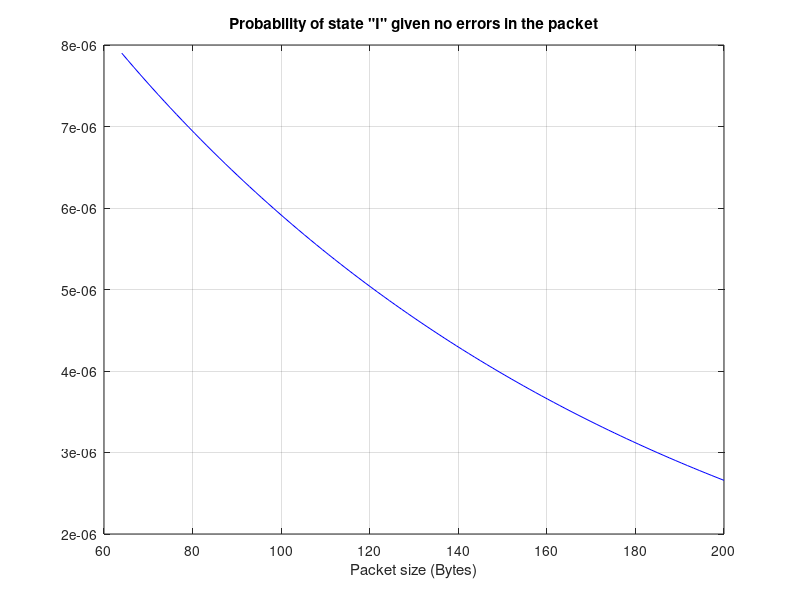

Write MATLAB code to recreate this figure.
%% 4.a
% Determine  the  probability  of  the  link  being  in  the  normal  state  and  in  the  interference state.

p1 = 1 / (1 + 8/600 + 8/600 * 5/200 + 8/600 * 5/200 * 2/50 + 8/600 * 5/200 * 2/50 * 1/5);
p2 = 8/600 / (1 + 8/600 + 8/600 * 5/200 + 8/600 * 5/200 * 2/50 + 8/600 * 5/200 * 2/50 * 1/5);
p3 = 8/600 * 5/200 / (1 + 8/600 + 8/600 * 5/200 + 8/600 * 5/200 * 2/50 + 8/600 * 5/200 * 2/50 * 1/5);
p4 = 8/600 * 5/200 * 2/50 / (1 + 8/600 + 8/600 * 5/200 + 8/600 * 5/200 * 2/50 + 8/600 * 5/200 * 2/50 * 1/5);
p5 = 8/600 * 5/200 * 2/50 * 1/5 / (1 + 8/600 + 8/600 * 5/200 + 8/600 * 5/200 * 2/50 + 8/600 * 5/200 * 2/50 * 1/5);

estado_normal = p1 + p2 + p3;
estado_interferencia = p4 + p5;

fprintf('probabilidade estado normal = %.6f; probabilidade estado interferencia = %.6f \n', estado_normal, estado_interferencia);

%% 4.b
% Determine the average berof the link when it is in the normal state and when it is in the interferencestate.

avg_ber_normal = (p1*10^-6 + p2*10^-5 + p3*10^-4) / (p1 + p2 + p3);
avg_ber_interferencia = (p4*10^-3 + p5*10^-2) / (p4 + p5);

fprintf('average ber estado normal = %.6f; average ber estado interferencia = %.6f \n', avg_ber_normal, avg_ber_interferencia);

%% 4.c
% Consider that a data frame of size B(in Bytes)sent by one of the stations is received with
% errors by the other station. Draw a plot of the probability of the link being in the normal
% state as a function of the packet size (from 64 Bytes up to 200Bytes).Analyze and justify
% the results.

% p_final = nchoosek(n, i) * p^i * (1-p)^(n-i)
% p(with errors) = 1 - p(no errors); 

x = linspace(64, 200);

% probabilidade de cada pacote ser recebido com erros
p_e1 = 1 - 1 * (10^-6).^0 * (1-10^-6).^(x*8-0);
p_e2 = 1 - 1 * (10^-5).^0 * (1-10^-5).^(x*8-0);
p_e3 = 1 - 1 * (10^-4).^0 * (1-10^-4).^(x*8-0);
p_e4 = 1 - 1 * (10^-3).^0 * (1-10^-3).^(x*8-0);
p_e5 = 1 - 1 * (10^-2).^0 * (1-10^-2).^(x*8-0);

% probabilidade da ligação estar no estado N quando um pacote é recebido com erros
p_el_errors = p_e1 * p1 ./ (p_e1 * p1 + p_e2 * p2 + p_e3 * p3 + p_e4 * p4 + p_e5 * p5);
p_e2_errors = p_e2 * p2 ./ (p_e1 * p1 + p_e2 * p2 + p_e3 * p3 + p_e4 * p4 + p_e5 * p5); 
p_e3_errors = p_e3 * p3 ./ (p_e1 * p1 + p_e2 * p2 + p_e3 * p3 + p_e4 * p4 + p_e5 * p5); 

p_final = p_el_errors + p_e2_errors + p_e3_errors;

plot(x,p_final,'b-');
title('Probability of state "N" given errors in the packet')
xlabel('Packet size (Bytes)')
grid on

%% 4.d
% Considernowthat a data frame of size B(in Bytes)sent by one of the stationsis received
% withouterrorsby the other station. Draw a plot of the probability of the link being in the
% interferencestateas  a  function  of  the  packet  size  (from  64  Bytes  up  to 200Bytes).
% Analyzeand justify the results.

x = linspace(64, 200);

p_e1 = 1 * (10^-6).^0 * (1-10^-6).^(x*8-0);
p_e2 = 1 * (10^-5).^0 * (1-10^-5).^(x*8-0);
p_e3 = 1 * (10^-4).^0 * (1-10^-4).^(x*8-0);
p_e4 = 1 * (10^-3).^0 * (1-10^-3).^(x*8-0);
p_e5 = 1 * (10^-2).^0 * (1-10^-2).^(x*8-0);

p_e4_no_errors = p_e4 * p4 ./ (p_e1 * p1 + p_e2 * p2 + p_e3 * p3 + p_e4 * p4 + p_e5 * p5);
p_e5_no_errors = p_e5 * p5 ./ (p_e1 * p1 + p_e2 * p2 + p_e3 * p3 + p_e4 * p4 + p_e5 * p5);

p_final = p_e4_no_errors + p_e5_no_errors;

plot(x,p_final,'b-');
title('Probability of state "I" given no errors in the packet')
xlabel('Packet size (Bytes)')
grid on